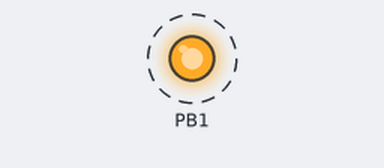
This sketch was run on a simulated ATtiny85, built with avr-gcc and run on an emulated ATtiny85. Shown: output pins drawn as LEDs (lit = HIGH). Dashed ring = blinking.

Above: at 1.09 s.
Timing chart, 0 to 4.0 s (numbered marks = the images above):
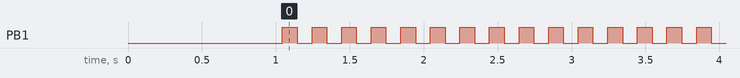

Measured:
- by itself, PB1: alternates HIGH for 0.10 s and LOW for 0.10 s

The sketch:

basic.ino
```cpp
// #define LAYOUT_GERMAN
#include "DigiKeyboard.h"

void setup()
{
    pinMode(1, OUTPUT);
    DigiKeyboard.sendKeyStroke(0);

    // open run box
    DigiKeyboard.sendKeyStroke(KEY_R, MOD_GUI_LEFT);
    DigiKeyboard.delay(250);

    // open rickroll
    DigiKeyboard.println("https://rickroll.it/");

    // fullscreen
    DigiKeyboard.delay(750);
    DigiKeyboard.sendKeyStroke(KEY_F11);
}

void loop()
{
    digitalWrite(1, HIGH);
    delay(100);
    digitalWrite(1, LOW);
    delay(100);
}
```
